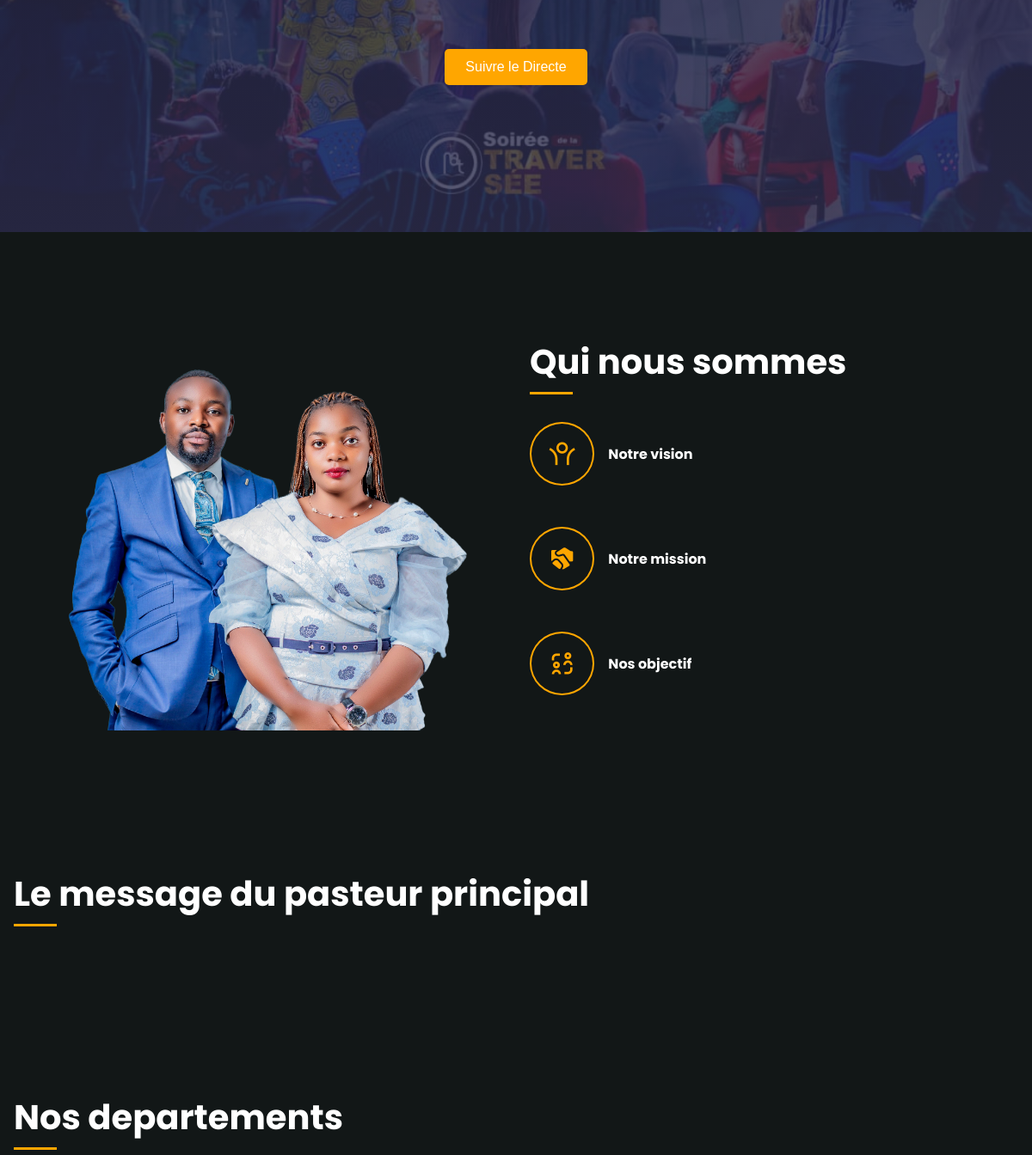
The app's page / (middle part), older data.
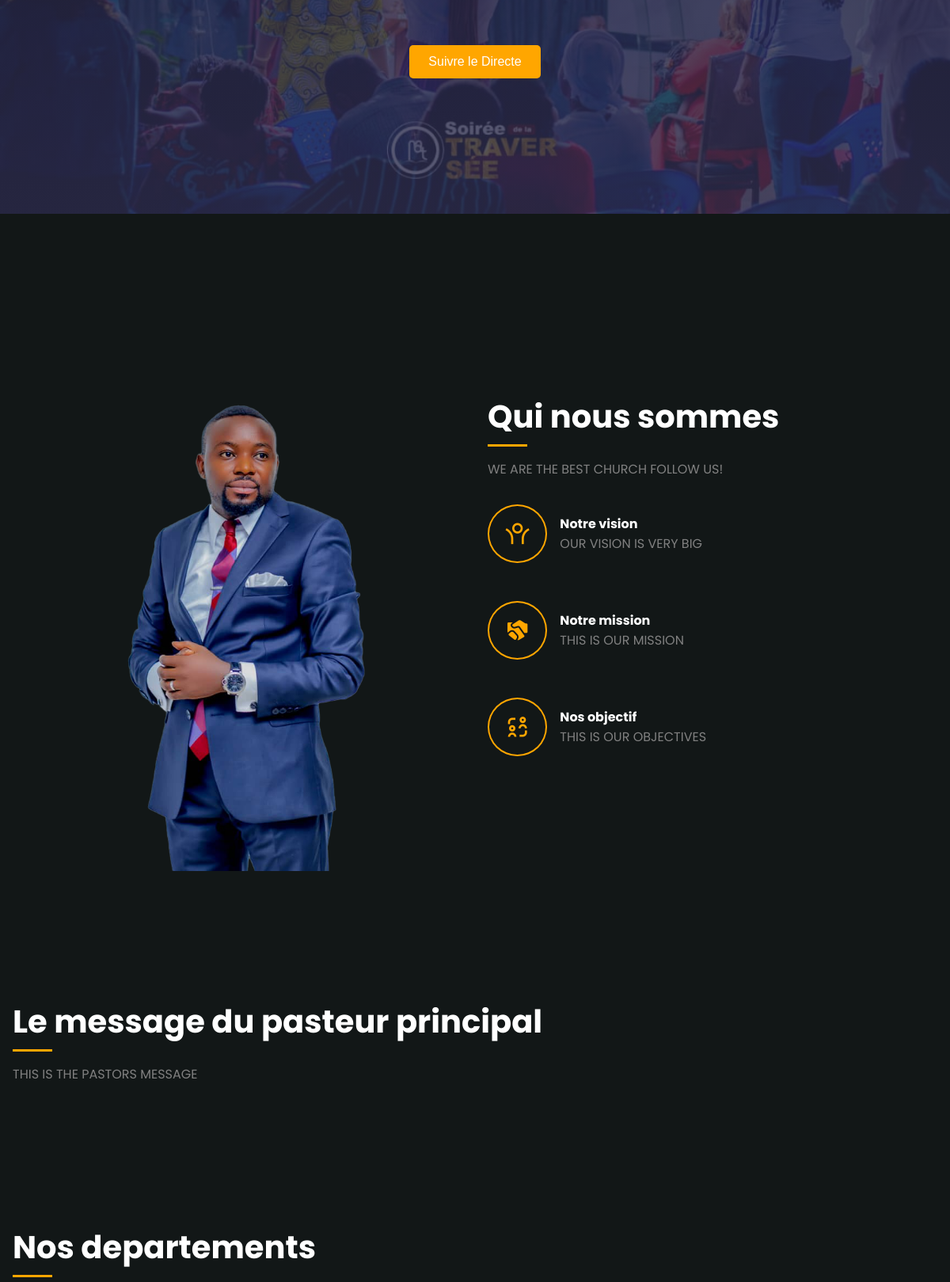
The same page, newer data.
### MainApp/models.py (models this page shows)
class SiteSetting(models.Model):
    aboutUs = models.TextField(null=True, blank=True)
    aboutImage = models.ImageField(upload_to='uploads/',null=True,blank=True)
    ourVision = models.TextField(null=True, blank=True)
    ourMission = models.TextField(null=True, blank=True)
    ourObjectives = models.TextField(null=True, blank=True)
    pastorsMessage = models.TextField(null=True, blank=True)
    pastorsMessageVideo = models.URLField(null=True, blank=True)
    updatedAt = models.DateTimeField(auto_now=True)
    createdAt = models.DateTimeField(auto_now_add=True)

### MainApp/views.py (the view, shortened to what this page needs)
# urls.py: path('',Home.as_view()),
class Home(View):
    def get(self,request):
        siteSettings = SiteSetting.objects.first()
        liveVideo = LiveVideo.objects.first()
        departments = Department.objects.all()
        activities = Activity.objects.all()
        programs = Program.objects.all()
        thoughts = Thoughts.objects.all()
        sermon = Sermon.objects.all().order_by('-updatedAt').first()
        gallery = Gallery.objects.all()
        contact = Contact.objects.all().order_by('-updatedAt').first()
        partners = Partner.objects.all()
        context={
            'settings':siteSettings,
            'liveVideo' : liveVideo,
            'departments':departments,
            'activities': activities,
            'programs': programs,
            'thoughts': thoughts,
            'sermon':sermon,
            'gallery': gallery,
            'contact':contact,
            'partners':partners
        }
        return render(request,'index.html',context)

### MainApp/templates/index.html (shortened to what this page needs)
{% load static %}
<!DOCTYPE html>
<html lang="en" class="sr">
    <head>
        <link href="https://cdn.jsdelivr.net/npm/remixicon@4.2.0/fonts/remixicon.css" rel="stylesheet">
        <link rel="stylesheet" href="{%static 'assets/css/style.css' %}">
        <link rel="stylesheet" href="{%static 'assets/css/lightbox.css' %}">
    </head>
    <body>
        <header class="header">
            <div class="section__container header__container" id="home">
                <div class="header__content">
                    <h1 class="section__header">
                    <div class="header__btn">
                        <button class="btn" id="liveButton">Suivre le Directe</button>
                    </div>
                </div>
            </div>
        </header>
        <section class="section__container about__container" id="about">
            <div class="about__image">
                {% if settings.aboutImage.url != null %}
                <img src="{{ settings.aboutImage.url }}" alt="About Image">
                {% else %}
                <img src="{%static 'assets/images/IMG_0951.png' %}" alt="About Image">
                {% endif%}
            </div>
            <div class="about__content">
                <h2 class="section__header">
                    Qui nous sommes
                </h2>
                <p class="section__description">
                    {{settings.aboutUs}}
                </p>
                <div class="about__grid">
                    <div class="about__card">
                        <span>
                            <i class="ri-open-arm-line"></i>
                        </span>
                        <div>
                            <h4>Notre vision</h4>
                            <p>
                                {{settings.ourVision}}
                            </p>
                        </div>
                    </div>
                    <div class="about__card">
                        <span>
                            <i class="ri-shake-hands-fill"></i>
                        </span>
                        <div>
                            <h4>Notre mission</h4>
                            <p>
                                {{settings.ourMission}}
                            </p>
                        </div>
                    </div>
                    <div class="about__card">
                        <span>
                            <i class="ri-p2p-line"></i>
                        </span>
                        <div>
                            <h4>Nos objectif</h4>
                            <p>
                                {{settings.ourObjectives}}
                            </p>
                        </div>
                    </div>
                </div>
            </div>
        </section>
        <section class="section__container welcome__message">
            <h2 class="section__header">Le message du pasteur principal</h2>
            <div class="welcome__message__content">
                <div class="welcome__description">
                    <p>
                        {{settings.pastorsMessage}}
                    </p>
                </div>
            </div>
        </section>
        <section class="section__container class__container" id="class">
            <h2 class="section__header">Nos departements</h2>
        </section>
</body>
</html>

### MainApp/static/assets/css/style.css (style rules this page uses)
:root { --primary-color:rgb(255, 166, 0); --primary-color-dark:rgb(240, 173, 50); --secondary-color:hsl(180,4%,12%); --text-light:hsl(180,4%,12%); --text-color:#ffffff; --white:#ffffff; --text-dark:var(--white) --max-width:1200px }
body { font-family: "Poppins", sans-serif; }
html,body { scroll-behavior: smooth; background-color: hsl(180,12%,8%); }
* { padding: 0; margin: 0; box-sizing: border-box; }
.section__container { max-width: var(--max-width); margin: auto; padding: 5rem 1rem; }
i { color:var(--primary-color); }
.section__header { position: relative; padding-bottom: .5rem; margin-bottom: 1rem; font-size: 2.5rem; color: var(--white); }
.section__header::after { position: absolute; content: ""; left: 0; bottom: 0; width: 50px; height: 3px; background-color: var(--primary-color); }
.header__btn { margin-top: 4rem; }
.section__description { max-width: 900px; color:gray; margin-bottom: 1rem; }
.btn { padding: 0.75rem 1.5rem; outline: none; border: none; font-size: 1rem; white-space: nowrap; color:var(--white); background-color: var(--primary-color); border-radius:5px; transition: 0.3s; cursor: pointer; }
img { display:flex; width: 100%; }
.header { background-color: var(--secondary-color); }
h4 { color: #ffffff; }
i { cursor: pointer; }
.header__container { width: 100%; height: 100vh; background-image: linear-gradient(rgba(30, 31, 56, 0.8), rgba(47, 47, 80, 0.8)),url("../images/PHOTO-2024-03-29-23-44-46.jpg"); background-position: center; background-size: cover; position: relative; }
.header__container .header__content { text-align: center; position: relative; width: 100%; }
.header__content .section__header { font-size: 3.5rem; font-weight: 700; }
.about__container { display: grid; gap: 2rem; }
.about__image { position: relative; isolation: isolate; }
.about__image img { max-width: 500px; margin: auto; }
.about__grid { margin-top: 2rem; display: grid; gap: 2rem; }
.about__card { display: flex; align-items: center; gap: 1rem; }
.about__card span { padding: 11px 19px; font-size: 2rem; color: var(--primary-color); border: 2px solid var(--primary-color); border-radius: 100%; }
.about__card p { color: gray; }
.welcome__message__content { display: block; }
.welcome__description { width: 100%; margin-bottom: 1rem; color: gray; }
@media (width > 480px) { .welcome__message__content { display: flex; gap: 2rem; align-items: center; } }
@media (width > 768px) { .header__container { padding-block: 0; grid-template-columns: repeat(2,1fr); align-items: center; } }
@media (width > 768px) { .header__container { padding-block: 5rem; grid-area: 1/1/2/2; } }
@media (width > 768px) { .header__content { position: relative; top: 30%; } }
@media (width > 768px) { .about__container { grid-template-columns: repeat(2,1fr); align-items: center; } }
@media (width > 768px) { .about__grid { gap: 3rem; } }
@media (width > 768px) { .welcome__message__content { display: grid; grid-template-columns: repeat(2,1fr); } }
@media (width > 1024px) { .welcome__message__content { display: grid; grid-template-columns: repeat(2,1fr); gap: 4rem; } }

Row changes from the older to the newer data that the page shows:
added SiteSetting: aboutImage (picture), aboutUs "WE ARE THE BEST CHURCH FOLLOW US!", ourVision "OUR VISION IS VERY BIG", ourMission "THIS IS OUR MISSION", ourObjectives "THIS IS OUR OBJECTIVES", pastorsMessage "THIS IS THE PASTORS MESSAGE"
